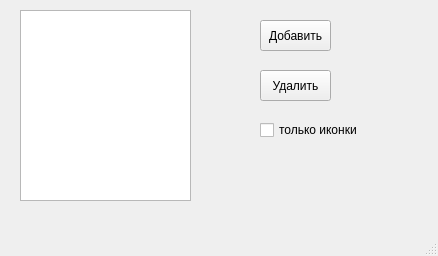
<?xml version="1.0" encoding="UTF-8"?>
<ui version="4.0">
 <class>MainWindow</class>
 <widget class="QMainWindow" name="MainWindow">
  <property name="geometry">
   <rect>
    <x>0</x>
    <y>0</y>
    <width>438</width>
    <height>256</height>
   </rect>
  </property>
  <property name="windowTitle">
   <string>MainWindow</string>
  </property>
  <widget class="QWidget" name="centralwidget">
   <widget class="QListView" name="listView">
    <property name="geometry">
     <rect>
      <x>20</x>
      <y>10</y>
      <width>171</width>
      <height>191</height>
     </rect>
    </property>
   </widget>
   <widget class="QPushButton" name="pushButAddYP">
    <property name="geometry">
     <rect>
      <x>260</x>
      <y>20</y>
      <width>71</width>
      <height>31</height>
     </rect>
    </property>
    <property name="text">
     <string>Добавить</string>
    </property>
   </widget>
   <widget class="QCheckBox" name="checkBox">
    <property name="enabled">
     <bool>true</bool>
    </property>
    <property name="geometry">
     <rect>
      <x>260</x>
      <y>120</y>
      <width>171</width>
      <height>20</height>
     </rect>
    </property>
    <property name="text">
     <string>только иконки</string>
    </property>
   </widget>
   <widget class="QPushButton" name="pushButDelYP">
    <property name="geometry">
     <rect>
      <x>260</x>
      <y>70</y>
      <width>71</width>
      <height>31</height>
     </rect>
    </property>
    <property name="text">
     <string>Удалить</string>
    </property>
   </widget>
  </widget>
  <widget class="QMenuBar" name="menubar">
   <property name="geometry">
    <rect>
     <x>0</x>
     <y>0</y>
     <width>438</width>
     <height>22</height>
    </rect>
   </property>
  </widget>
  <widget class="QStatusBar" name="statusbar"/>
 </widget>
 <resources/>
 <connections/>
</ui>
